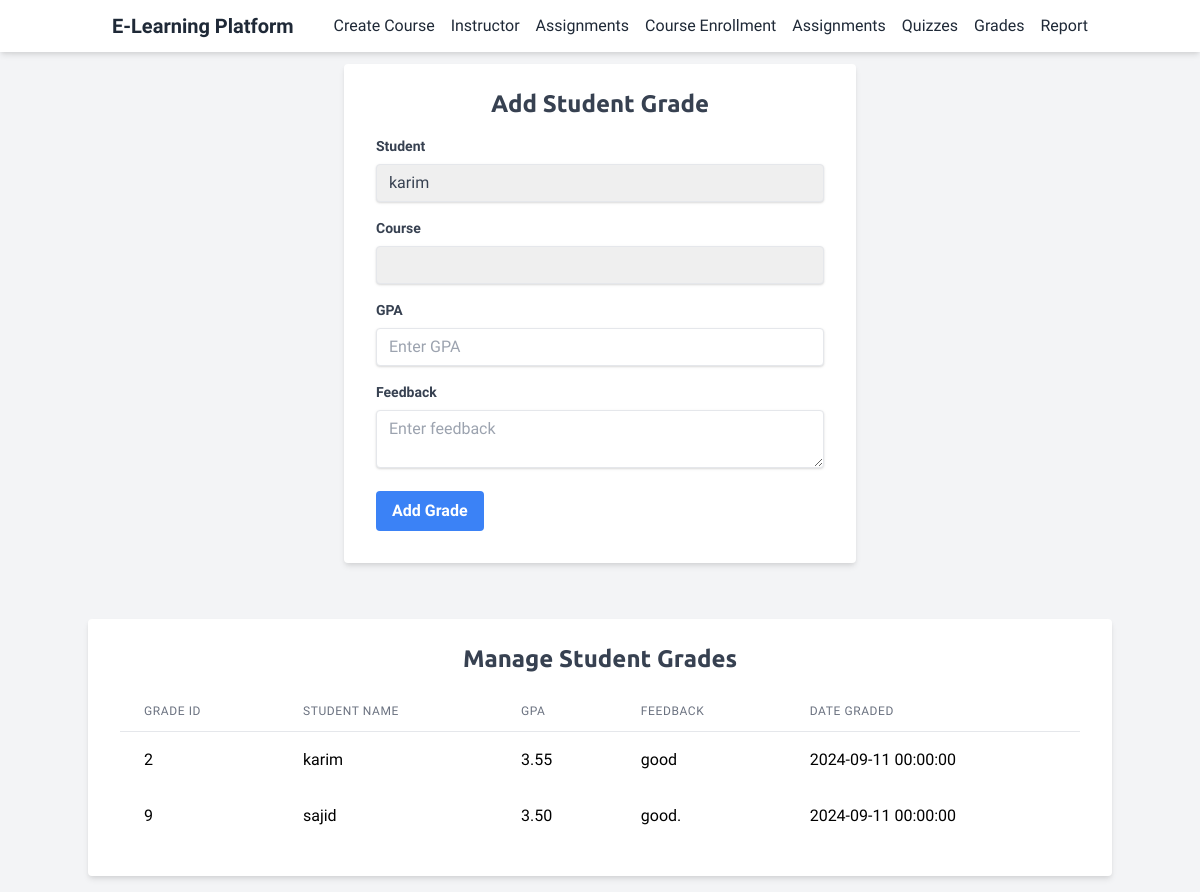
The page /grades.php on the database its author committed.
### tables this page shows
CREATE TABLE `grades` (
  `GradeID` int(11) NOT NULL,
  `StudentID` int(11) DEFAULT NULL,
  `GPA` decimal(3,2) DEFAULT NULL,
  `Feedback` text DEFAULT NULL,
  `DateGraded` datetime DEFAULT current_timestamp(),
  `CourseID` int(11) DEFAULT NULL
);

CREATE TABLE `students` (
  `StudentID` int(11) NOT NULL,
  `Name` varchar(255) NOT NULL,
  `Email` varchar(255) NOT NULL,
  `EnrollmentDate` datetime DEFAULT current_timestamp()
);

### grades.php (the view, shortened to what this page needs)
<?php
include 'db.php';
$sql = "SELECT g.GradeID, s.Name as StudentName, g.GPA, g.Feedback, g.DateGraded
        FROM grades g
        JOIN students s ON g.StudentID = s.StudentID";
$result = $conn->query($sql);
$students = $conn->query("SELECT StudentID, Name FROM students");
$courses = $conn->query("SELECT CourseID, Title FROM courses");
?>
<!DOCTYPE html>
<html lang="en">
<head>
    <link href="https://cdn.jsdelivr.net/npm/tailwindcss@2.2.19/dist/tailwind.min.css" rel="stylesheet">
</head>
<body class="bg-gray-100">
<nav class="bg-white shadow-md fixed top-0 left-0 w-full z-50">
    <div class="container mx-auto px-6 py-3 flex justify-between items-center">
        <a href="index.php" class="text-xl font-bold text-gray-800 hover:text-gray-600">E-Learning Platform</a>
        <div class="flex space-x-4">
            <a href="course_create.php" class="text-gray-800 hover:text-gray-600">Create Course</a>
            <a href="instructor.php" class="text-gray-800 hover:text-gray-600">Instructor</a>
            <a href="instructor_assignments.php" class="text-gray-800 hover:text-gray-600">Assignments</a>
            <a href="course_enroll.php" class="text-gray-800 hover:text-gray-600">Course Enrollment</a>
            <a href="assignments.php" class="text-gray-800 hover:text-gray-600">Assignments</a>
            <a href="manage_quizzes.php" class="text-gray-800 hover:text-gray-600">Quizzes</a>
            <a href="grades.php" class="text-gray-800 hover:text-gray-600">Grades</a>
            <a href="report.php" class="text-gray-800 hover:text-gray-600">Report</a>
        </div>
    </div>
</nav>
    <div class="flex justify-center items-center mt-10 mt-16">
        <div class="w-full max-w-lg">
            <div class="bg-white shadow-md rounded px-8 pt-6 pb-8 mb-4">
                <h2 class="text-2xl font-bold text-center text-gray-700 mb-4">Add Student Grade</h2>
                <form action="" method="post">
                    <div class="mb-4">
                        <label for="studentID" class="block text-gray-700 text-sm font-bold mb-2">Student</label>
                        <select id="studentID" name="studentID" class="shadow appearance-none border rounded w-full py-2 px-3 text-gray-700 leading-tight focus:outline-none focus:shadow-outline" required>
                            <?php while ($row = $students->fetch_assoc()): ?>
                            <option value="<?php echo $row['StudentID']; ?>"><?php echo $row['Name']; ?></option>
                            <?php endwhile; ?>
                        </select>
                    </div>
                    <div class="mb-4">
                        <label for="courseID" class="block text-gray-700 text-sm font-bold mb-2">Course</label>
                        <select id="courseID" name="courseID" class="shadow appearance-none border rounded w-full py-2 px-3 text-gray-700 leading-tight focus:outline-none focus:shadow-outline" required>
                            <?php while ($row = $courses->fetch_assoc()): ?>
                            <option value="<?php echo $row['CourseID']; ?>"><?php echo $row['Title']; ?></option>
                            <?php endwhile; ?>
                        </select>
                    </div>
                    <div class="mb-4">
                        <label for="gpa" class="block text-gray-700 text-sm font-bold mb-2">GPA</label>
                        <input type="number" step="0.01" id="gpa" name="gpa" class="shadow appearance-none border rounded w-full py-2 px-3 text-gray-700 leading-tight focus:outline-none focus:shadow-outline" placeholder="Enter GPA" required>
                    </div>
                    <div class="mb-4">
                        <label for="feedback" class="block text-gray-700 text-sm font-bold mb-2">Feedback</label>
                        <textarea id="feedback" name="feedback" class="shadow appearance-none border rounded w-full py-2 px-3 text-gray-700 leading-tight focus:outline-none focus:shadow-outline" placeholder="Enter feedback" required></textarea>
                    </div>
                    <button type="submit" class="bg-blue-500 hover:bg-blue-700 text-white font-bold py-2 px-4 rounded focus:outline-none focus:shadow-outline">Add Grade</button>
                </form>
            </div>
        </div>
    </div>
    <div class="flex justify-center items-center mt-10">
        <div class="w-full max-w-5xl">
            <div class="bg-white shadow-md rounded px-8 pt-6 pb-8 mb-4">
                <h2 class="text-2xl font-bold text-center text-gray-700 mb-4">Manage Student Grades</h2>
                <table class="min-w-full divide-y divide-gray-200">
                    <thead>
                        <tr>
                            <th class="px-6 py-3 text-left text-xs font-medium text-gray-500 uppercase tracking-wider">Grade ID</th>
                            <th class="px-6 py-3 text-left text-xs font-medium text-gray-500 uppercase tracking-wider">Student Name</th>
                            <th class="px-6 py-3 text-left text-xs font-medium text-gray-500 uppercase tracking-wider">GPA</th>
                            <th class="px-6 py-3 text-left text-xs font-medium text-gray-500 uppercase tracking-wider">Feedback</th>
                            <th class="px-6 py-3 text-left text-xs font-medium text-gray-500 uppercase tracking-wider">Date Graded</th>
                        </tr>
                    </thead>
                    <tbody>
                        <?php while ($row = $result->fetch_assoc()): ?>
                        <tr>
                            <td class="px-6 py-4 whitespace-nowrap"><?php echo $row['GradeID']; ?></td>
                            <td class="px-6 py-4 whitespace-nowrap"><?php echo $row['StudentName']; ?></td>
                            <td class="px-6 py-4 whitespace-nowrap"><?php echo $row['GPA']; ?></td>
                            <td class="px-6 py-4 whitespace-nowrap"><?php echo $row['Feedback']; ?></td>
                            <td class="px-6 py-4 whitespace-nowrap"><?php echo $row['DateGraded']; ?></td>
                        </tr>
                        <?php endwhile; ?>
                    </tbody>
                </table>
            </div>
        </div>
    </div>
</body>
</html>

### grades.php (style rules this page uses)
body { font-family: 'Saira', sans-serif; }
h1, h2, h3 { font-family: 'Ubuntu', sans-serif; }

### rows shown on the page
grades: GradeID "2", StudentID.Name "karim", GPA "3.55", Feedback "good", DateGraded "2024-09-11 00:00:00"
grades: GradeID "9", StudentID.Name "sajid", GPA "3.50", Feedback "good.", DateGraded "2024-09-11 00:00:00"

### other values the page prints
form field studentID "karim"
